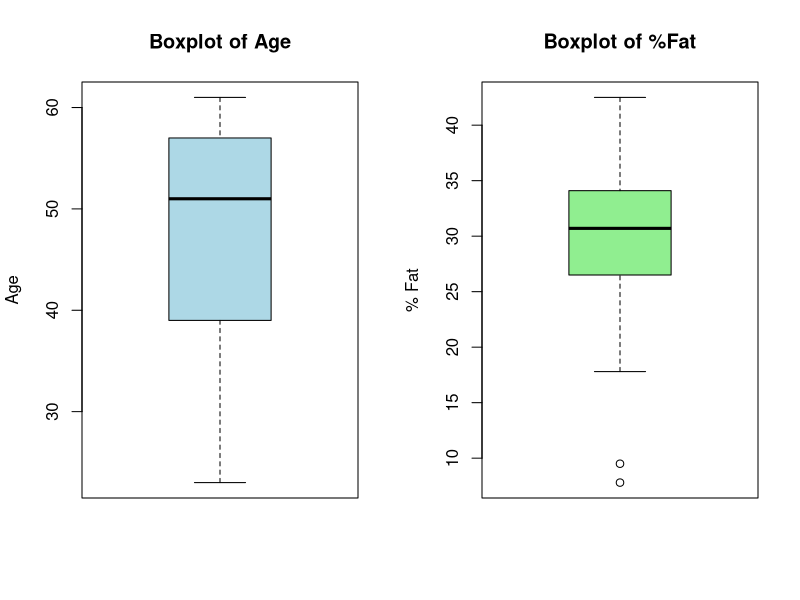
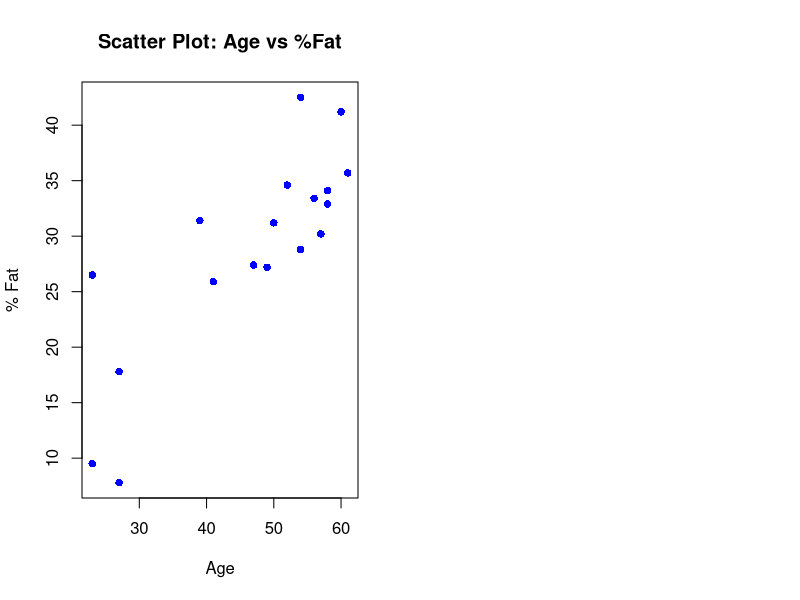
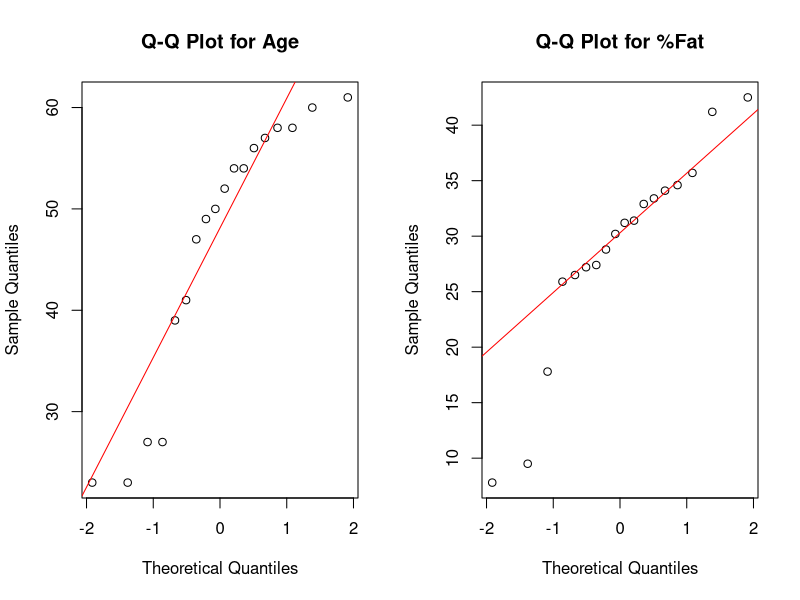

The R source for these figures, in order:

age <- c(23, 23, 27, 27, 39, 41, 47, 49, 50, 52, 54, 54, 56, 57, 58, 58, 60, 61)
fat <- c(9.5, 26.5, 7.8, 17.8, 31.4, 25.9, 27.4, 27.2, 31.2, 34.6, 42.5, 28.8, 33.4, 30.2, 34.1, 32.9, 41.2, 35.7)

mean_age <- mean(age)
mean_fat <- mean(fat)

median_age <- median(age)
median_fat <- median(fat)

sd_age <- sd(age)
sd_fat <- sd(fat)

cat("Mean Age:", mean_age, "\n")
cat("Median Age:", median_age, "\n")
cat("Standard Deviation of Age:", sd_age, "\n")
cat("Mean %Fat:", mean_fat, "\n")
cat("Median %Fat:", median_fat, "\n")
cat("Standard Deviation of %Fat:", sd_fat, "\n")

par(mfrow=c(1,2))
boxplot(age, main="Boxplot of Age", col="lightblue", ylab="Age")
boxplot(fat, main="Boxplot of %Fat", col="lightgreen", ylab="% Fat")

plot(age, fat, main="Scatter Plot: Age vs %Fat", xlab="Age", ylab="% Fat", col="blue", pch=16)

par(mfrow=c(1,2)) 
qqnorm(age, main="Q-Q Plot for Age")
qqline(age, col="red")

qqnorm(fat, main="Q-Q Plot for %Fat")
qqline(fat, col="red")

